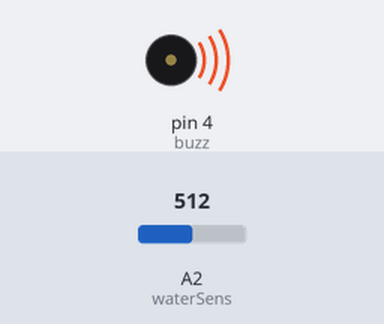
A sketch run on a simulated Arduino Uno, built with avr-gcc and run on an emulated ATmega328P. Parts: buzzer (waves = sounding, pin HIGH). Inputs (shaded band) come from the test bench; at power-on: A2 (waterSens) = 512.

Above: at 1.2 s.
1.3 s: A2 (waterSens) set to 209
2.8 s: A2 (waterSens) set to 187
At 4.0 s:
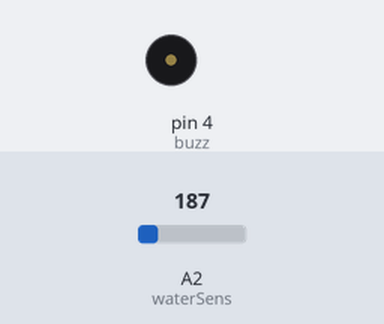
4.3 s: A2 (waterSens) set to 210
At 5.2 s:
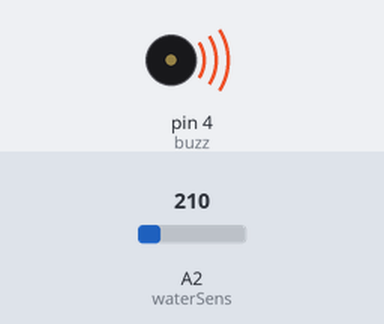
5.8 s: A2 (waterSens) set to 190
At 6.3 s:
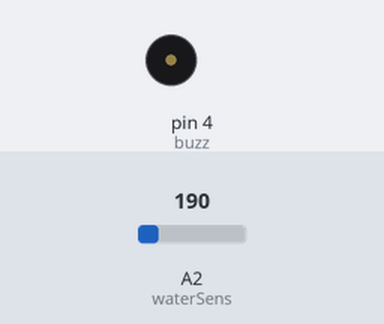
Timing chart, 0 to 8.3 s (numbered marks = the images above; inputs shaded):
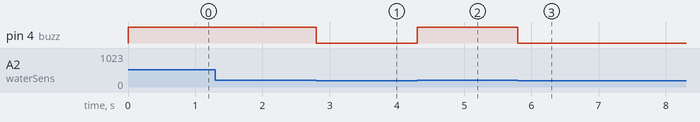

The sketch:

water_sensor.ino
```cpp
const int waterSens = A2;
const int buzz=4;
int  sensorVal;
void setup() {
  pinMode(waterSens, INPUT);
  pinMode(buzz, OUTPUT);

}

void loop() {
  int sensorVal= analogRead(waterSens);
  if(sensorVal>200){
    digitalWrite(buzz,HIGH);
  }
  else{
    digitalWrite(buzz,LOW);
  }
  Serial.println(sensorVal);
}
```

Measured:
- the behaviour switches between 201 and 200 on A2 (waterSens) (found by bisection; images 0 and 1)
- after the input at 1.3 s, every drawn part: stays the same
- after the input at 2.8 s, pin 4 (buzz): HIGH → LOW at once
- after the input at 4.3 s, pin 4 (buzz): LOW → HIGH at once
- after the input at 5.8 s, pin 4 (buzz): HIGH → LOW at once
